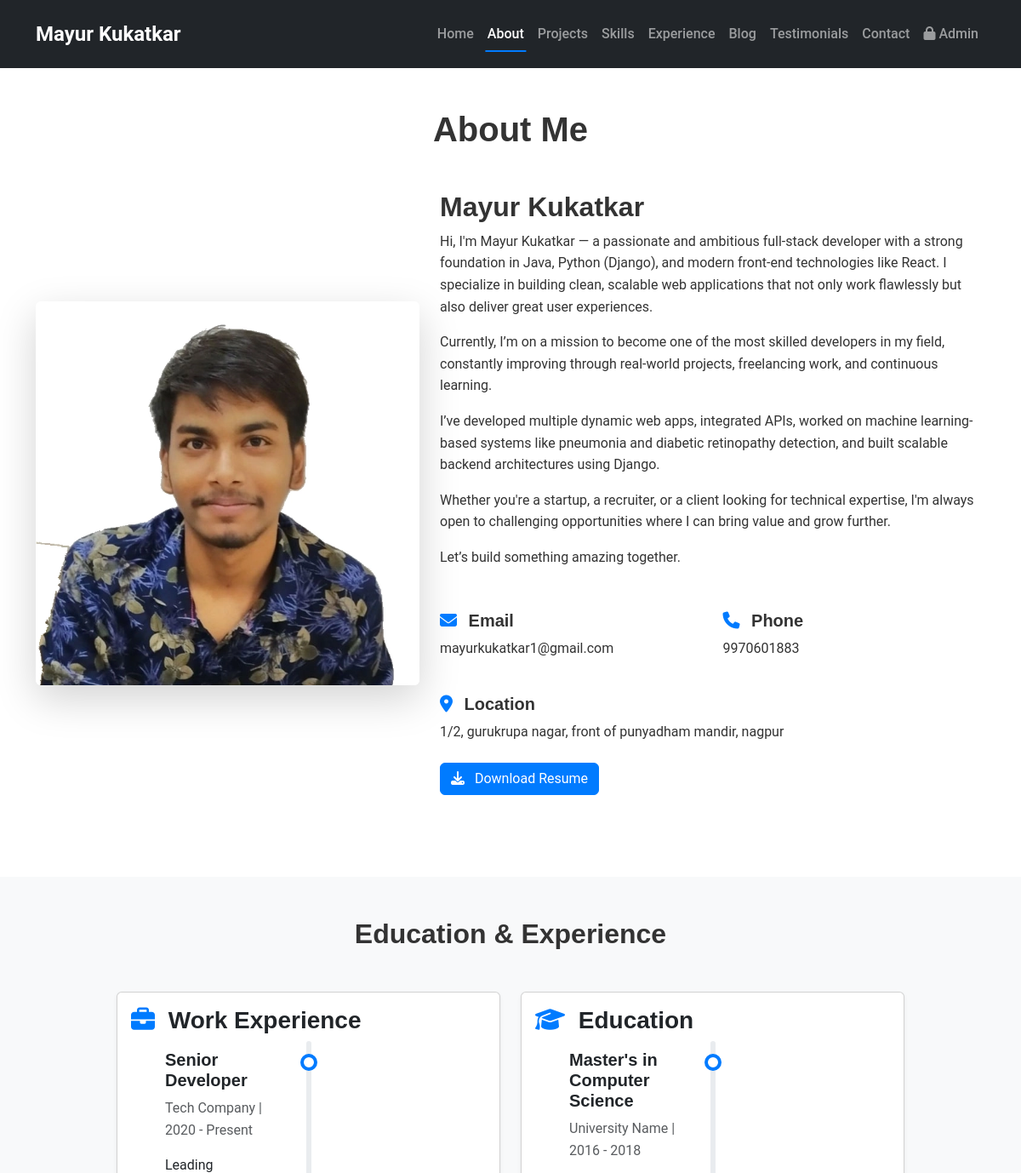
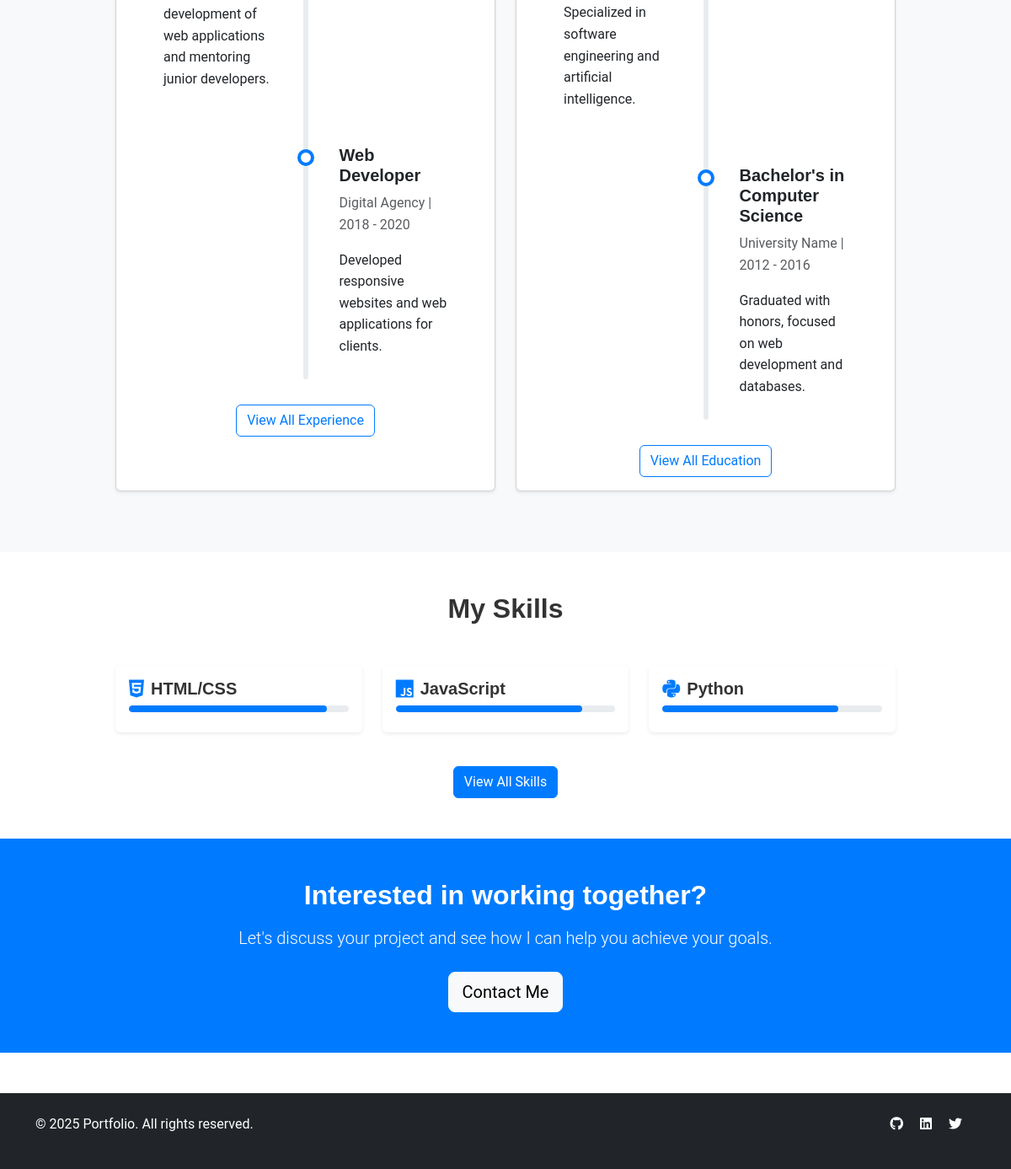
The page /about/ on the database its author committed (2 pictures, top to bottom).
### portfolio_app/models.py (models this page shows, shortened)
class Profile(models.Model):
    name = models.CharField(max_length=100)
    bio = RichTextField()
    profile_image = models.ImageField(upload_to='profile/')
    resume = models.FileField(upload_to='resumes/')
    contact_email = models.EmailField()
    phone = models.CharField(max_length=20)
    address = models.CharField(max_length=255)

### portfolio_app/views.py (the view)
# urls.py: path('about/', views.about, name='about'),
def about(request):
    context = get_global_context()
    return render(request, 'portfolio_app/about.html', context)

### templates/portfolio_app/about.html (shortened to what this page needs)
{% extends 'portfolio_app/base.html' %}
{% block content %}
<section class="py-5">
    <div class="container">
        <div class="row">
            <div class="col-lg-8 mx-auto">
                <h1 class="text-center mb-5">About Me</h1>
            </div>
        </div>
        <div class="row align-items-center mb-5">
            <div class="col-md-5 mb-4 mb-md-0">
                {% if profile and profile.profile_image %}
                <img src="{{ profile.profile_image.url }}" alt="{{ profile.name }}" class="img-fluid rounded shadow-lg">
                {% else %}
                <img src="/static/images/profile-placeholder.jpg" alt="Profile" class="img-fluid rounded shadow-lg">
                {% endif %}
            </div>
            <div class="col-md-7">
                {% if profile %}
                <h2>{{ profile.name }}</h2>
                <div class="mb-4">
                    {{ profile.bio|safe }}
                </div>
                <div class="row mb-4">
                    <div class="col-md-6">
                        <h5><i class="fas fa-envelope me-2 text-primary"></i> Email</h5>
                        <p>{{ profile.contact_email }}</p>
                    </div>
                    <div class="col-md-6">
                        <h5><i class="fas fa-phone me-2 text-primary"></i> Phone</h5>
                        <p>{{ profile.phone }}</p>
                    </div>
                </div>
                <div class="mb-4">
                    <h5><i class="fas fa-map-marker-alt me-2 text-primary"></i> Location</h5>
                    <p>{{ profile.address }}</p>
                </div>
                {% if profile.resume %}
                <a href="{{ profile.resume.url }}" class="btn btn-primary" download>
                    <i class="fas fa-download me-2"></i> Download Resume
                </a>
                {% endif %}
                {% endif %}
            </div>
        </div>
    </div>
</section>
<section class="py-5 bg-light">
    <div class="container">
        <div class="row">
            <div class="col-lg-10 mx-auto">
                <h2 class="text-center mb-5">Education & Experience</h2>
                <div class="row">
                    <div class="col-md-6 mb-4">
                        <div class="card h-100 shadow-sm">
                            <div class="card-body">
                                <h3 class="card-title"><i class="fas fa-briefcase text-primary me-2"></i> Work Experience</h3>
                                <div class="timeline">
                                    {% for exp in work_experience|slice:":2" %}
                                    <div class="timeline-item">
                                        <h5>{{ exp.title }}</h5>
                                        <p class="text-muted">{{ exp.company }} | {{ exp.duration }}</p>
                                        <div>{{ exp.description|safe|truncatewords_html:20 }}</div>
                                    </div>
                                    {% empty %}
                                    <div class="timeline-item">
                                        <h5>Senior Developer</h5>
                                        <p class="text-muted">Tech Company | 2020 - Present</p>
                                        <p>Leading development of web applications and mentoring junior developers.</p>
                                    </div>
                                    <div class="timeline-item">
                                        <h5>Web Developer</h5>
                                        <p class="text-muted">Digital Agency | 2018 - 2020</p>
                                        <p>Developed responsive websites and web applications for clients.</p>
                                    </div>
                                    {% endfor %}
                                </div>
                                <div class="text-center mt-3">
                                    <a href="{% url 'portfolio:experience' %}" class="btn btn-outline-primary">View All Experience</a>
                                </div>
                            </div>
                        </div>
                    </div>
                    <div class="col-md-6 mb-4">
                        <div class="card h-100 shadow-sm">
                            <div class="card-body">
                                <h3 class="card-title"><i class="fas fa-graduation-cap text-primary me-2"></i> Education</h3>
                                <div class="timeline">
                                    {% for edu in education|slice:":2" %}
                                    <div class="timeline-item">
                                        <h5>{{ edu.title }}</h5>
                                        <p class="text-muted">{{ edu.company }} | {{ edu.duration }}</p>
                                        <div>{{ edu.description|safe|truncatewords_html:20 }}</div>
                                    </div>
                                    {% empty %}
                                    <div class="timeline-item">
                                        <h5>Master's in Computer Science</h5>
                                        <p class="text-muted">University Name | 2016 - 2018</p>
                                        <p>Specialized in software engineering and artificial intelligence.</p>
                                    </div>
                                    <div class="timeline-item">
                                        <h5>Bachelor's in Computer Science</h5>
                                        <p class="text-muted">University Name | 2012 - 2016</p>
                                        <p>Graduated with honors, focused on web development and databases.</p>
                                    </div>
                                    {% endfor %}
                                </div>
                                <div class="text-center mt-3">
                                    <a href="{% url 'portfolio:experience' %}" class="btn btn-outline-primary">View All Education</a>
                                </div>
                            </div>
                        </div>
                    </div>
                </div>
            </div>
        </div>
    </div>
</section>
<section class="py-5">
    <div class="container">
        <div class="row">
            <div class="col-lg-10 mx-auto">
                <h2 class="text-center mb-5">My Skills</h2>
                <div class="row">
                    {% for skill in skills|slice:":6" %}
                    <div class="col-md-4 mb-4">
                        <div class="skill-item p-3 bg-white rounded shadow-sm">
                            <div class="d-flex align-items-center mb-2">
                                {% if skill.icon %}
                                <img src="{{ skill.icon.url }}" alt="{{ skill.name }}" class="skill-icon me-2" width="30">
                                {% else %}
                                <i class="fas fa-code skill-icon me-2"></i>
                                {% endif %}
                                <h5 class="mb-0">{{ skill.name }}</h5>
                            </div>
                            <div class="progress">
                                <div class="progress-bar" role="progressbar" style="width: {{ skill.level }}%"
                                     aria-valuenow="{{ skill.level }}" aria-valuemin="0" aria-valuemax="100"></div>
                            </div>
                        </div>
                    </div>
                    {% empty %}
                    <div class="col-md-4 mb-4">
                        <div class="skill-item p-3 bg-white rounded shadow-sm">
                            <div class="d-flex align-items-center mb-2">
                                <i class="fab fa-html5 skill-icon me-2"></i>
                                <h5 class="mb-0">HTML/CSS</h5>
                            </div>
                            <div class="progress">
                                <div class="progress-bar" role="progressbar" style="width: 90%"
                                     aria-valuenow="90" aria-valuemin="0" aria-valuemax="100"></div>
                            </div>
                        </div>
                    </div>
                    <div class="col-md-4 mb-4">
                        <div class="skill-item p-3 bg-white rounded shadow-sm">
                            <div class="d-flex align-items-center mb-2">
                                <i class="fab fa-js skill-icon me-2"></i>
                                <h5 class="mb-0">JavaScript</h5>
                            </div>
                            <div class="progress">
                                <div class="progress-bar" role="progressbar" style="width: 85%"
                                     aria-valuenow="85" aria-valuemin="0" aria-valuemax="100"></div>
                            </div>
                        </div>
                    </div>
                    <div class="col-md-4 mb-4">
                        <div class="skill-item p-3 bg-white rounded shadow-sm">
                            <div class="d-flex align-items-center mb-2">
                                <i class="fab fa-python skill-icon me-2"></i>
                                <h5 class="mb-0">Python</h5>
                            </div>
                            <div class="progress">
                                <div class="progress-bar" role="progressbar" style="width: 80%"
                                     aria-valuenow="80" aria-valuemin="0" aria-valuemax="100"></div>
                            </div>
                        </div>
                    </div>
                    {% endfor %}
                </div>
                <div class="text-center mt-3">
                    <a href="{% url 'portfolio:skills' %}" class="btn btn-primary">View All Skills</a>
                </div>
            </div>
        </div>
    </div>
</section>
<section class="py-5 bg-primary text-white text-center">
    <div class="container">
        <h2 class="mb-3">Interested in working together?</h2>
        <p class="lead mb-4">Let's discuss your project and see how I can help you achieve your goals.</p>
        <a href="{% url 'portfolio:contact' %}" class="btn btn-light btn-lg">Contact Me</a>
    </div>
</section>
{% endblock %}

### templates/portfolio_app/base.html (shortened to what this page needs)
<!DOCTYPE html>
<html lang="en">
<head>
    <link href="https://cdn.jsdelivr.net/npm/bootstrap@5.3.0/dist/css/bootstrap.min.css" rel="stylesheet">
    <link rel="stylesheet" href="https://cdnjs.cloudflare.com/ajax/libs/font-awesome/6.4.0/css/all.min.css">
    <link rel="stylesheet" href="/static/css/style.css">
</head>
<body>
    <nav class="navbar navbar-expand-lg navbar-dark bg-dark sticky-top">
        <div class="container">
            {% if profile %}
            <a class="navbar-brand" href="{% url 'portfolio:home' %}">{{ profile.name }}</a>
            {% else %}
            <a class="navbar-brand" href="{% url 'portfolio:home' %}">Portfolio</a>
            {% endif %}
            <div class="collapse navbar-collapse" id="navbarNav">
                <ul class="navbar-nav ms-auto">
                    <li class="nav-item">
                        <a class="nav-link {% if request.path == '/' %}active{% endif %}" href="{% url 'portfolio:home' %}">Home</a>
                    </li>
                    <li class="nav-item">
                        <a class="nav-link {% if 'about' in request.path %}active{% endif %}" href="{% url 'portfolio:about' %}">About</a>
                    </li>
                    <li class="nav-item">
                        <a class="nav-link {% if 'projects' in request.path %}active{% endif %}" href="{% url 'portfolio:projects' %}">Projects</a>
                    </li>
                    <li class="nav-item">
                        <a class="nav-link {% if 'skills' in request.path %}active{% endif %}" href="{% url 'portfolio:skills' %}">Skills</a>
                    </li>
                    <li class="nav-item">
                        <a class="nav-link {% if 'experience' in request.path %}active{% endif %}" href="{% url 'portfolio:experience' %}">Experience</a>
                    </li>
                    <li class="nav-item">
                        <a class="nav-link {% if 'blog' in request.path %}active{% endif %}" href="{% url 'portfolio:blog' %}">Blog</a>
                    </li>
                    <li class="nav-item">
                        <a class="nav-link {% if 'testimonials' in request.path %}active{% endif %}" href="{% url 'portfolio:testimonials' %}">Testimonials</a>
                    </li>
                    <li class="nav-item">
                        <a class="nav-link {% if 'contact' in request.path %}active{% endif %}" href="{% url 'portfolio:contact' %}">Contact</a>
                    </li>
                    <li class="nav-item">
                        <a class="nav-link" href="/admin/" target="_blank"><i class="fas fa-lock"></i> Admin</a>
                    </li>
                </ul>
            </div>
        </div>
    </nav>
    <main>
        {% block content %}{% endblock %}
    </main>
    <footer class="bg-dark text-white py-4 mt-5">
        <div class="container">
            <div class="row">
                <div class="col-md-6">
                    {% if global_settings %}
                    <p>{{ global_settings.footer_text }}</p>
                    {% else %}
                    <p>&copy; {% now "Y" %} Portfolio. All rights reserved.</p>
                    {% endif %}
                </div>
                <div class="col-md-6 text-md-end">
                    {% if global_settings and global_settings.social_links %}
                    <div class="social-links">
                        {% for platform, url in global_settings.social_links.items %}
                        <a href="{{ url }}" class="text-white me-3" target="_blank">
                            <i class="fab fa-{{ platform }}"></i>
                        </a>
                        {% endfor %}
                    </div>
                    {% else %}
                    <div class="social-links">
                        <a href="#" class="text-white me-3"><i class="fab fa-github"></i></a>
                        <a href="#" class="text-white me-3"><i class="fab fa-linkedin"></i></a>
                        <a href="#" class="text-white me-3"><i class="fab fa-twitter"></i></a>
                    </div>
                    {% endif %}
                </div>
            </div>
        </div>
    </footer>
</body>
</html>

### rows shown on the page
Profile: name "Mayur Kukatkar", profile_image (picture), bio "Hi, I'm Mayur Kukatkar — a passionate and ambitious full-stack developer with a strong foundation in Java, Python (Django), and modern front-end technologies like React. I specialize in building clean, scalable web applications that not only work flawlessly but also deliver great user experiences. Currently, I’m on a mission to become one of the most skilled developers in my field, constantly improving through real-world projects, freelancing work, and continuous learning. I’ve developed multiple dynamic web apps, integrated APIs, worked on machine learning-based systems like pneumonia and diabetic retinopathy detection, and built scalable backend architectures using Django. Whether you're…", contact_email "mayurkukatkar1@gmail.com", phone "9970601883", address "1/2, gurukrupa nagar, front of punyadham mandir, nagpur"
